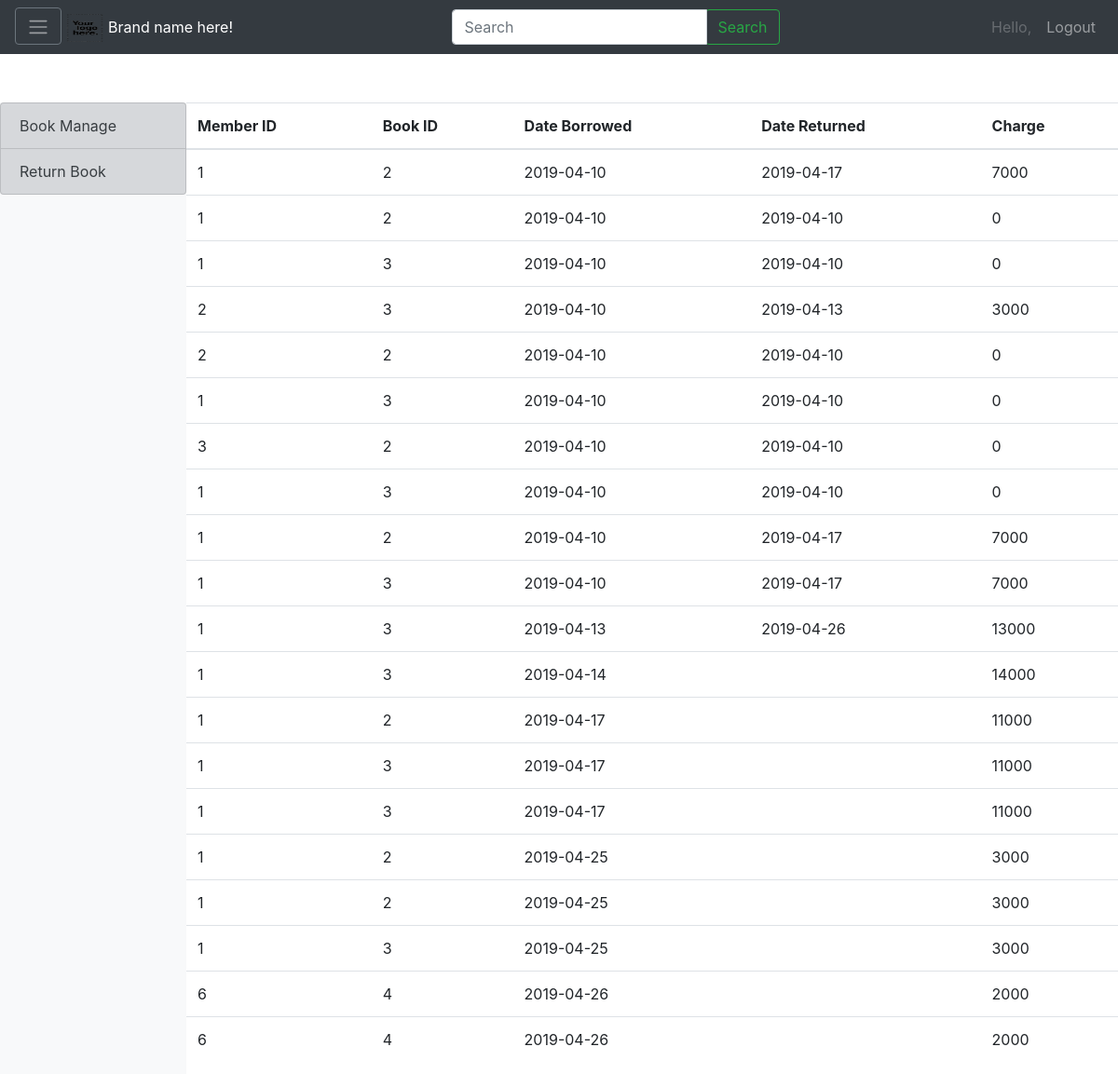
Page /library_is/index.php/administrator/report on the committed database.
### tables this page shows
CREATE TABLE `borrow` (
  `id` int(11) NOT NULL,
  `member_id` int(11) NOT NULL,
  `book_id` int(11) NOT NULL,
  `date_borrowed` date NOT NULL,
  `date_returned` date DEFAULT NULL
);

### library_is/application/controllers/Administrator.php (called while the page is built, shortened)
<?php
class Administrator extends CI_Controller{
	public function __construct(){
		$this->load->model('Employee_model');
		$this->load->model('Borrow_model');
	}
	public function report(){
		$data['title'] = 'Home';
		$data['borrow'] = $this->Borrow_model->getAll();
		$this->load->view('templates/header', $data);
		$this->load->view('administrator/report', $data);
		$this->load->view('templates/footer');
	}
}
?>

### library_is/index.php (called while the page is built, shortened)
<?php
require_once BASEPATH.'core/CodeIgniter.php';

### library_is/application/models/Borrow_model.php (called while the page is built, shortened)
<?php
class Borrow_model extends CI_model{
	public function getAll(){
		$data = $this->db->get('borrow')->result_array();
		foreach($data as $borrow => $dummy){
			if($data[$borrow]['date_returned'] == NULL){
				$data[$borrow]['charge'] = date_create_from_format('Y-m-d', $data[$borrow]['date_borrowed'])->diff(date_create_from_format('Y-m-d', date('Y-m-d')))->days*1000;
			}else{
			$data[$borrow]['charge'] = date_create_from_format('Y-m-d', $data[$borrow]['date_borrowed'])->diff(date_create_from_format('Y-m-d', $data[$borrow]['date_returned']))->days*1000;
			}
		}
		return $data;
	}
}
?>

### library_is/application/views/administrator/report.php (the view)
<nav class="navbar fixed-top navbar-expand-md navbar-dark bg-dark justify-content-between">
    <ul class="navbar-nav">
      <li class="nav-item">
        <a class="btn btn-outline-secondary" data-toggle="collapse" role="button" href="#sidebar"><span class="navbar-toggler-icon"></span></a>
      </li>
      <li class="nav-item">
      <a class="navbar-brand" href="#"><img src="<?= base_url(); ?>/assets/img/logo1.png" width="50" height="30"><small>Brand name here!</small></a>
      </li>
    </ul>
  <form class="form-inline" method="post">
    <div class="input-group">
        <input class="form-control input-group-prepend" type="search" placeholder="Search" name="search">
        <button class="btn btn-outline-success input-group-append" type="submit">Search</button>
      </div>
    </form>
    <ul class="navbar-nav">
      <li class="nav-item">
        <a class="nav-link disabled">Hello, <?= $this->session->userdata('username'); ?></a>
      </li>
      <li class="nav-item">
        <a class="nav-link" href="<?= base_url(); ?>Login/logout">Logout</a>
      </li>
    </ul>
</nav>
<div class="container-fluid CFadminpage">
	<div class="row">
		<div id="sidebar" class="col-md-2 px-0 bg-light" style="height: 90.5vh;">
			<div class="list-group">
				<a href="<?= base_url(); ?>Employee" class="list-group-item list-group-item-secondary">Book Manage</a>
        <a href="#" class="list-group-item list-group-item-secondary">Return Book</a>
			</div>
		</div>
		<div class="col-md" style="padding: 0">
			<div class="table-responsive" style="height: 90.5vh;">
				<table class="table">
					<thead>
						<th>Member ID</th>
						<th>Book ID</th>
						<th>Date Borrowed</th>
						<th>Date Returned</th>
            <th>Charge</th>
					</thead>
					<tbody>
						<?php foreach($borrow as $brw){ ?><tr>
							<td><?php echo $brw['member_id']; ?></td>
							<td><?php echo $brw['book_id']; ?></td>
							<td><?php echo $brw['date_borrowed']; ?></td>
							<td><?php echo $brw['date_returned']; ?></td>
              <td><?php echo $brw['charge']; ?></td>
							</tr><?php } ?>
						</tbody>
					</table>
				</div>
			</div>
		</div>
	</div>

### library_is/application/views/templates/header.php (shortened to what this page needs)
<!doctype html>
<html lang="en">
<head>
    <link rel="stylesheet" href="https://stackpath.bootstrapcdn.com/bootstrap/4.2.1/css/bootstrap.min.css">
    <link rel="stylesheet" type="text/css" href="<?= base_url(); ?>assets/css/style.css">
</head>
<body>

### library_is/application/views/templates/footer.php (shortened to what this page needs)
</body>
</html>

### library_is/assets/css/style.css (style rules this page uses)
#sidebar { height: 90.5vh; }
.col-md { padding: 0; }
.table-responsive { height: 90.5vh; }
.CFadminpage { padding-top: 9.5vh; }

### rows in the picture
borrow: member "2", book "3", date_borrowed "2019-04-10", date_returned "2019-04-13", charge "3000"
borrow: member "2", book "2", date_borrowed "2019-04-10", date_returned "2019-04-10", charge "0"
borrow: member "1", book "3", date_borrowed "2019-04-10", date_returned "2019-04-10", charge "0"
borrow: member "3", book "2", date_borrowed "2019-04-10", date_returned "2019-04-10", charge "0"
borrow: member "1", book "3", date_borrowed "2019-04-10", date_returned "2019-04-10", charge "0"
borrow: member "1", book "2", date_borrowed "2019-04-10", date_returned "2019-04-17", charge "7000"
borrow: member "1", book "3", date_borrowed "2019-04-10", date_returned "2019-04-17", charge "7000"
borrow: member "1", book "3", date_borrowed "2019-04-13", date_returned "2019-04-26", charge "13000"
borrow: member "1", book "3", date_borrowed "2019-04-14", charge "14000"
borrow: member "1", book "2", date_borrowed "2019-04-17", charge "11000"
borrow: member "1", book "3", date_borrowed "2019-04-17", charge "11000"
borrow: member "1", book "3", date_borrowed "2019-04-17", charge "11000"
borrow: member "1", book "2", date_borrowed "2019-04-25", charge "3000"
borrow: member "1", book "2", date_borrowed "2019-04-25", charge "3000"
borrow: member "1", book "3", date_borrowed "2019-04-25", charge "3000"
borrow: member "6", book "4", date_borrowed "2019-04-26", charge "2000"
borrow: member "6", book "4", date_borrowed "2019-04-26", charge "2000"

### other values in the picture
$brw['member_id'] "1"
$brw['book_id'] "2"
$brw['date_borrowed'] "2019-04-10"
$brw['date_returned'] "2019-04-17"
$brw['charge'] "7000"
$brw['date_returned'] "2019-04-10"
$brw['charge'] "0"
$brw['book_id'] "3"
